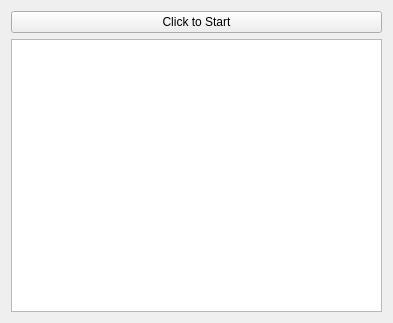
<?xml version="1.0" encoding="UTF-8"?>
<ui version="4.0">
 <class>Widget</class>
 <widget class="QWidget" name="Widget">
  <property name="geometry">
   <rect>
    <x>0</x>
    <y>0</y>
    <width>393</width>
    <height>323</height>
   </rect>
  </property>
  <property name="windowTitle">
   <string>Widget</string>
  </property>
  <layout class="QVBoxLayout" name="verticalLayout_2">
   <item>
    <layout class="QVBoxLayout" name="verticalLayout">
     <item>
      <widget class="QPushButton" name="pushButton">
       <property name="text">
        <string>Click to Start</string>
       </property>
      </widget>
     </item>
     <item>
      <widget class="QTextEdit" name="textEdit"/>
     </item>
    </layout>
   </item>
  </layout>
 </widget>
 <resources/>
 <connections/>
</ui>
